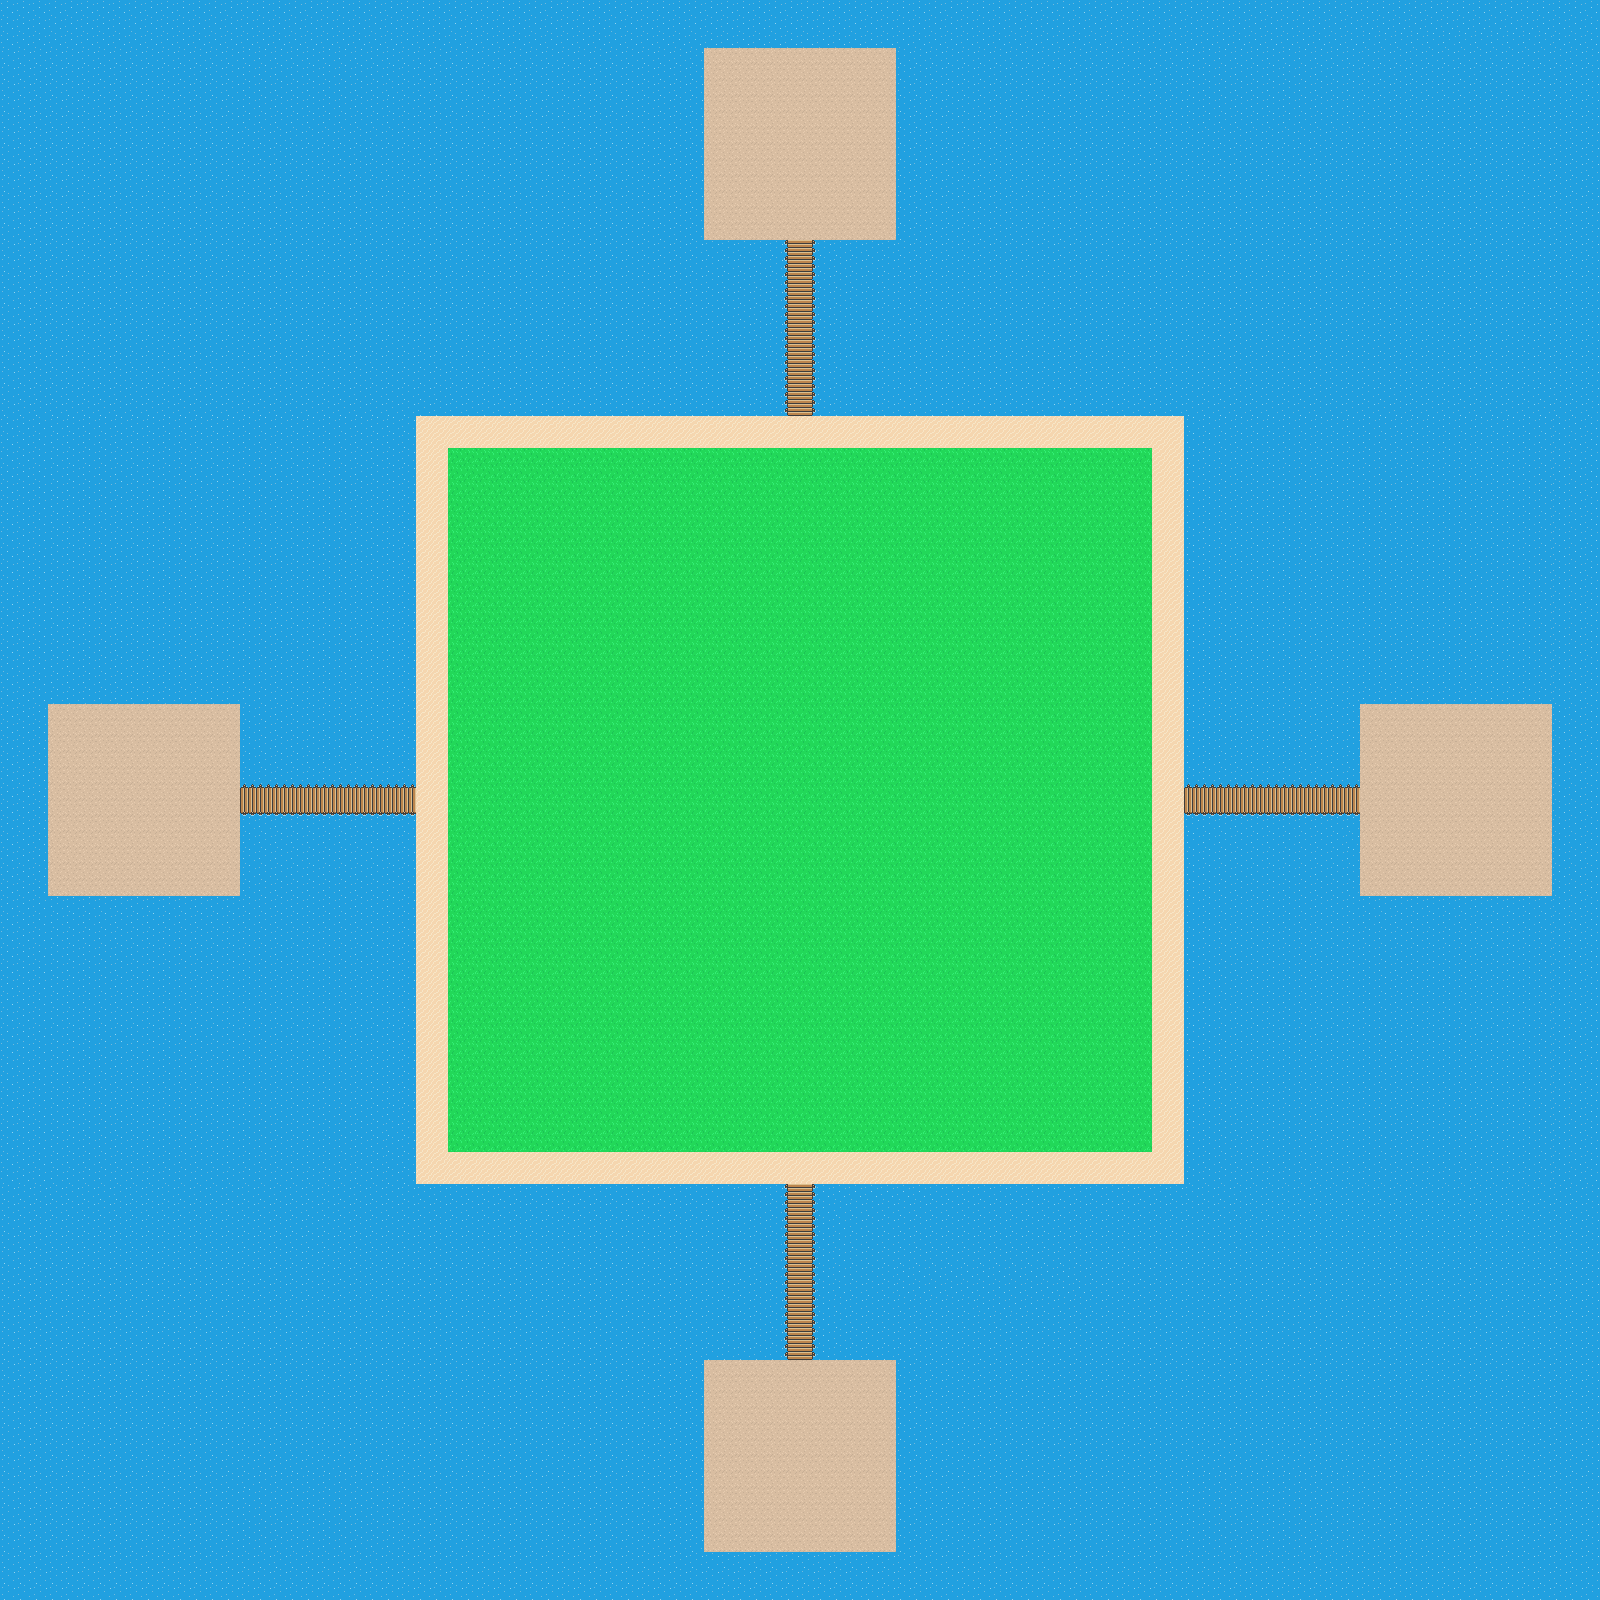

A 2D game scene composited from a Tiled map and its tileset images. What follows is a short description and the map's XML, with each tile layer's data collapsed to a summary:
An orthogonal 100x100 tile map with 16x16 px tiles, 1 tile layer (Tile Layer 1).

<map version="1.2" tiledversion="1.2.5" orientation="orthogonal" renderorder="right-down" width="100" height="100" tilewidth="16" tileheight="16" infinite="0" nextlayerid="5" nextobjectid="1">
 <tileset firstgid="1" source="isaiah658's_Pixel_Pack_#2.tsx" />
 <layer id="4" name="Tile Layer 1" width="100" height="100">
  <data>[10000 cells, 10000 non-empty, 11 distinct tile ids]</data>
 </layer>
</map>
